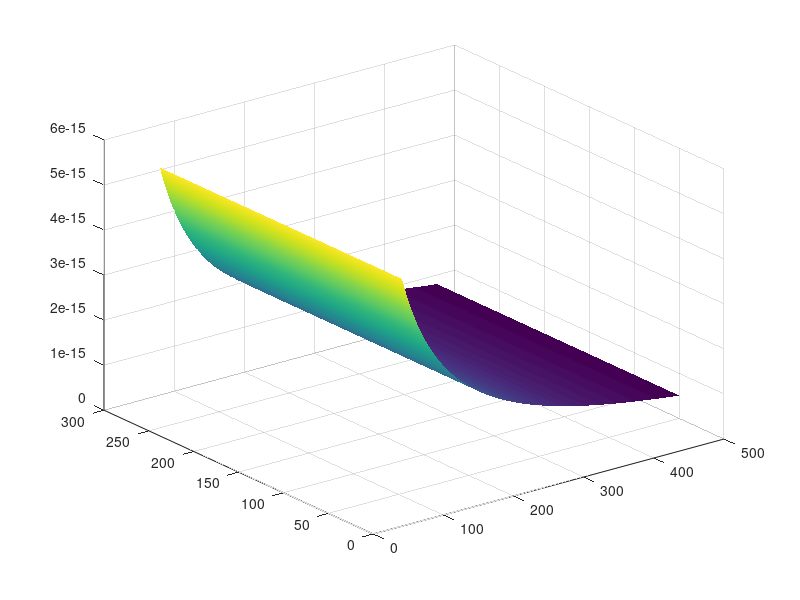

Write the MATLAB code that produced this figure.
% c1=sym('c1');
% cx=sym('cx');
% r1=sym('r1');
% rx=sym('rx');
% r3=sym('r3');
% r4=sym('r4');
% dr=sym('dr');
% s=sym('s');
% f=sym('f');
% 
% c1=3e-9;
% f=10e3;
% r3=1e3;
% rx=(r1 * r4)/r3;
% cx=(c1*r3)/r4;
% deltar=300/25;
% 
% 
% h=(8*(4*pi^2*c1^2*cx^2*f^2*r1^2*r4^2+4*pi^2*c1^2*cx^2*f^2*r1^2*r4*rx+4*pi^2*c1^2*cx^2*f^2*r1*r3*r4^2-4*pi^2*c1^2*cx^2*f^2*r1*r3*rx^2-4*pi^2*c1^2*cx^2*f^2*r3^2*r4*rx-4*pi^2*c1^2*cx^2*f^2*r3^2*rx^2-c1^2*r1*r3-c1^2*r3^2+2*c1*cx*r1*r4+2*c1*cx*r3*r4-cx^2*r4^2-cx^2*r4*rx))*f^4*pi^4*r3*c1^2/(sqrt(pi^2*f^2*(4*pi^2*c1^2*cx^2*f^2*r1^2*r4^2-8*pi^2*c1^2*cx^2*f^2*r1*r3*r4*rx+4*pi^2*c1^2*cx^2*f^2*r3^2*rx^2+c1^2*r3^2-2*c1*cx*r3*r4+cx^2*r4^2)/((4*pi^2*cx^2*f^2*r4^2+8*pi^2*cx^2*f^2*r4*rx+4*pi^2*cx^2*f^2*rx^2+1)*(4*pi^2*c1^2*f^2*r1^2+8*pi^2*c1^2*f^2*r1*r3+4*pi^2*c1^2*f^2*r3^2+1)))*(4*pi^2*cx^2*f^2*r4^2+8*pi^2*cx^2*f^2*r4*rx+4*pi^2*cx^2*f^2*rx^2+1)*(4*pi^2*c1^2*f^2*r1^2+8*pi^2*c1^2*f^2*r1*r3+4*pi^2*c1^2*f^2*r3^2+1)^2);
% 
% vd=subs(h)*(deltar/r1)

[r1,r4]=meshgrid([79.5:5:477.46],[30:5:300]);
u=(12.*((924837612923529489561655476972388936013564510345458984375.*r1)./1942668892225729070919461906823518906642406839052139521251812409738904285205208498176 + 4483694771584184952268994408143215566121695563793182373046875./242833611528216133864932738352939863330300854881517440156476551217363035650651062272))./(r1.*((217801796180829026664154281405027153244915633375.*r1.^2)./6129982163463555433433388108601236734474956488734408704 + (27225224522603628333019285175628394155614454171875.*r1)./383123885216472214589586756787577295904684780545900544 + 99184124369443507189024099843847873245623001907959511./95780971304118053647396689196894323976171195136475136).*((167788400482393625.*r1)./2361183241434822606848 + (1342307203859149.*r1.^2)./37778931862957161709568 + 149235683696046107/144115188075855872).^2.*(-48607610864622289505333730044665./(187072209578355573530071658587684226515959365500928.*((27225224522603628333019285175628394155614454171875.*r1)./383123885216472214589586756787577295904684780545900544 + (217801796180829026664154281405027153244915633375.*r1.^2)./6129982163463555433433388108601236734474956488734408704 + 99184124369443507189024099843847873245623001907959511./95780971304118053647396689196894323976171195136475136).*((167788400482393625.*r1)./2361183241434822606848 + (1342307203859149.*r1.^2)./37778931862957161709568 + 149235683696046107./144115188075855872))).^(1/2));
u=abs(u);
surf(r1,r4,u);
shading interp;


